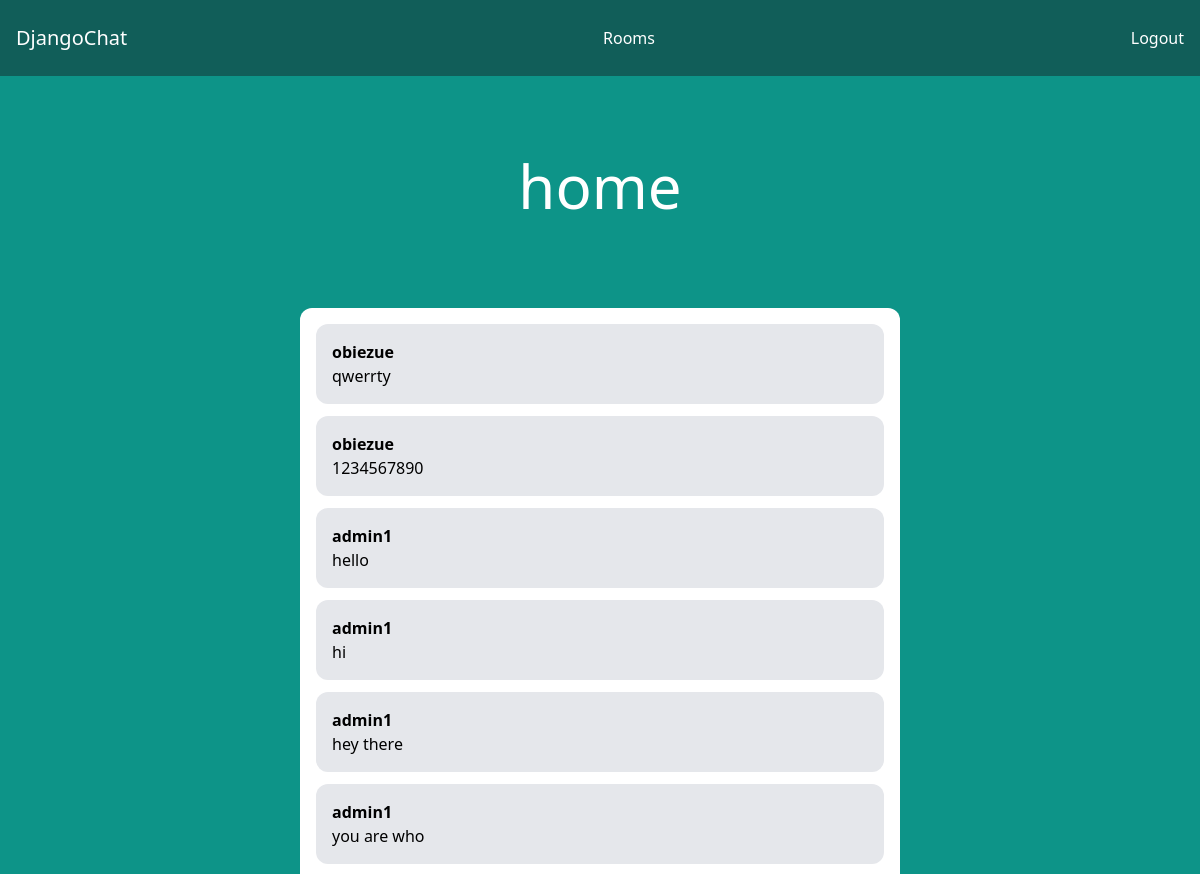
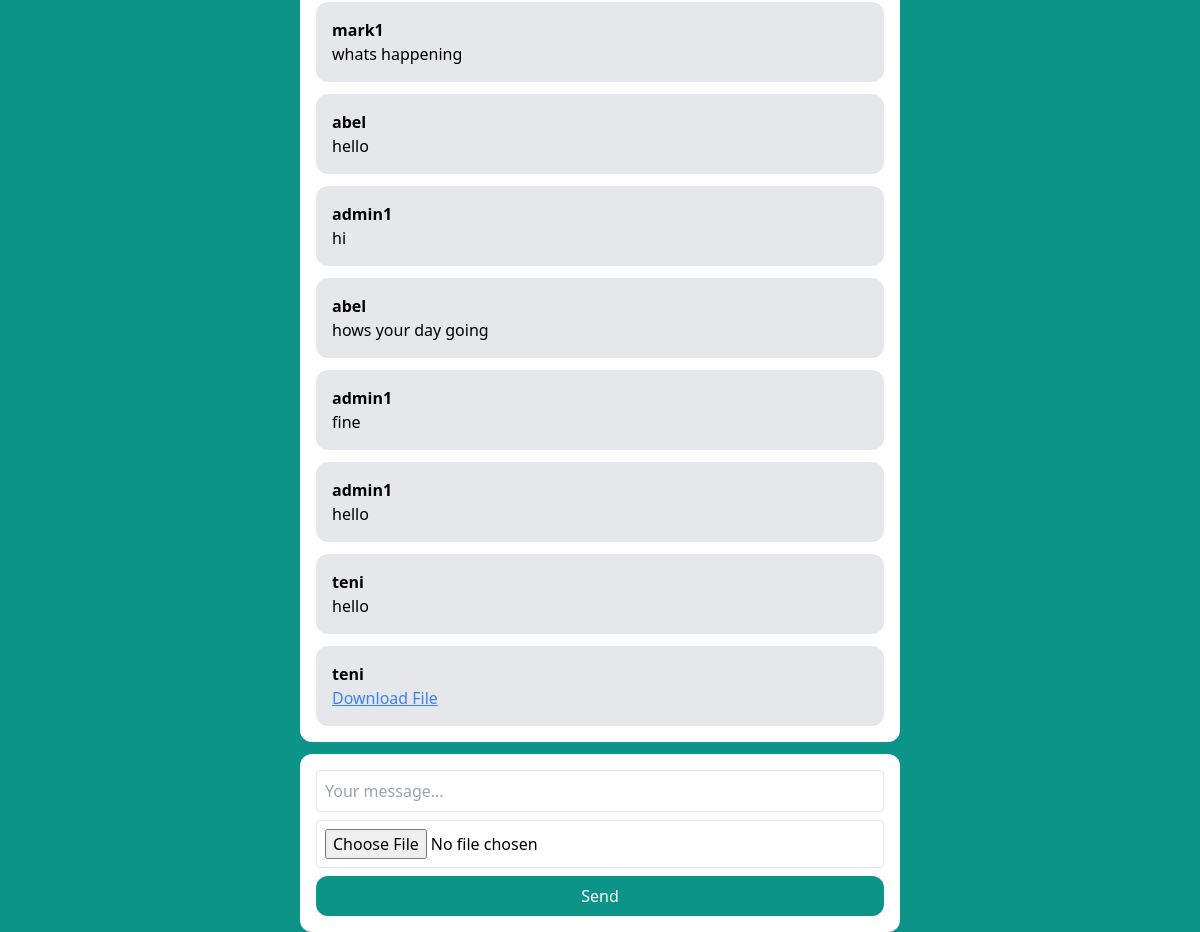
The page /rooms/home/ (signed in) on the database its author committed (2 pictures, top to bottom).
### rooms/models.py (models this page shows)
class Rooms(models.Model):
    name=models.CharField(max_length=255)
    slug = models.SlugField(unique=True)

class Message(models.Model):
    room = models.ForeignKey(Rooms, related_name='messages', on_delete=models.CASCADE)
    user = models.ForeignKey(get_user_model(), related_name='user', on_delete=models.CASCADE)
    content = models.TextField()
    file = models.FileField(upload_to='chat_files/', blank=True, null=True)
    date_added = models.DateTimeField(auto_now_add=True)
    class Meta:
        ordering = ('date_added',)

### rooms/views.py (the view)
# urls.py: path('<slug:slug>/', room, name='room'),]
@login_required
def room(request, slug):
    room = Rooms.objects.get(slug=slug)
    messages = Message.objects.filter(room=room)[:25]
    for i in messages:
        print(i.content)
    return render (request, 'rooms/room1.html', {'room':room, 'messages':messages})

### rooms/templates/rooms/room1.html (shortened to what this page needs)
{% extends 'core/base.html' %}
{% block content %}
<div class="p-10 lg:p-20 text-center">
    <h1 class="text-3xl lg:text-6xl text-white">{{ room.name }}</h1>
</div>
<div class="lg:w-2/4 mx-4 my-3 lg:mx-auto p-4 bg-white rounded-xl">
    <div class="chat-messages space-y-3" id="chat-messages">
        {% for message in messages %}
        <div class="p-4 bg-gray-200 rounded-xl">
            <p class="font-semibold">{{ message.user.username }}</p>
            {% if message.content %}
                <p>{{ message.content }}</p>
            {% endif %}
            {% if message.file %}
                <p><a href="{{ message.file.url }}" class="text-blue-500 underline" target="_blank">Download File</a></p>
            {% endif %}
        </div>
        {% endfor %}
    </div>
</div>
<div class="lg:w-2/4 mx-4 lg:mx-auto p-4 bg-white rounded-xl">
    <form id="chat-form" class="flex flex-col space-y-2">
        <input type="text" name="content" placeholder="Your message..." class="flex-1 p-2 border rounded" id="chat-message-input">
        <input type="file" id="chat-file-input" class="p-2 border rounded">
        <button class="px-4 py-2 rounded-xl text-white bg-teal-600 hover:bg-teal-700" id="chat-message-submit">Send</button>
    </form>
</div>
{% endblock %}

### core/templates/core/base.html (shortened to what this page needs)
<!DOCTYPE html>
<html>
    <head>
        <script src="https://cdn.tailwindcss.com"></script>
    </head>
    <body class="bg-teal-600">
        <nav class="flex items-center justify-between px-4 py-6 bg-teal-800">
            <div>
                <a href="/" class="text-xl text-white">DjangoChat</a>
            </div>
            {% if request.user.is_authenticated %}
                <a href='/rooms/' class="text-white hover:text-gray-200">Rooms</a>
            <form action="{% url 'logout' %}" method="POST" >
                <button type="submit" class="text-white hover:text-gray-200">Logout</button>
            </form>
            {% else %}
                <div class="flex items-center space-x-4">
                    <a href='/login/' class="text-white hover:text-gray-200">Log in</a>
                    <a href="/signup/" class="px-5 py-3 rounded-xl text-white bg-teal-600">Sign up</a>
                </div>
            {% endif %}
        </nav>
        {% block content %}
        {% endblock %}
    </body>
</html>

### rows shown on the page
Rooms: name "home"
Message: user.username "obiezue", content "qwerrty"
Message: user.username "obiezue", content "1234567890"
Message: user.username "admin1", content "hello"
Message: user.username "admin1", content "hi"
Message: user.username "admin1", content "hey there"
Message: user.username "admin1", content "you are who"
Message: user.username "mark1", content "whats happening"
Message: user.username "abel", content "hello"
Message: user.username "admin1", content "hi"
Message: user.username "abel", content "hows your day going"
Message: user.username "admin1", content "fine"
Message: user.username "admin1", content "hello"
Message: user.username "teni", content "hello"
Message: user.username "teni"
